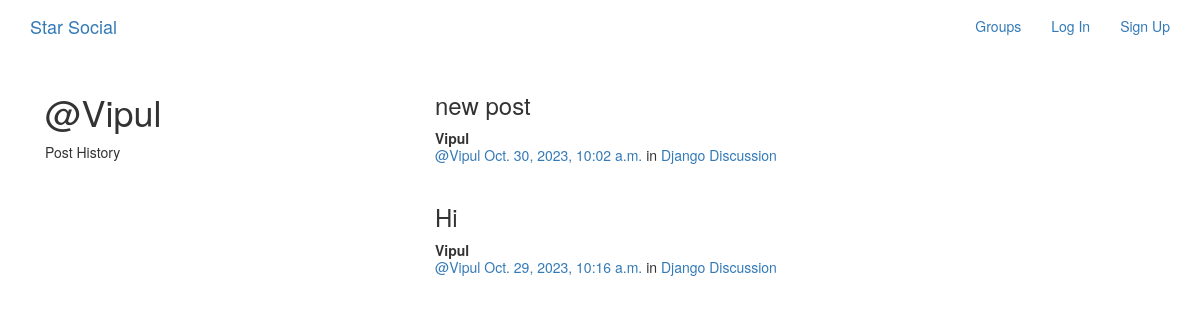
/posts/by/Vipul, run on the app's committed database.
### posts/models.py (models this page shows, shortened)
class Post(models.Model):
    user =models.ForeignKey(User,related_name="posts",on_delete=models.CASCADE)
    created_at = models.DateTimeField(auto_now= True)
    message =models.TextField()
    message_html = models.TextField(editable=False)
    group = models.ForeignKey(Group,related_name="posts",null=True,blank=True,on_delete=models.CASCADE)
    class Meta:
        ordering= ["-created_at"]
        unique_together = ["user","message"]

### groups/models.py (models this page shows, shortened)
class Group(models.Model):
    name = models.CharField(max_length=255,unique=True)
    slug = models.SlugField(allow_unicode=True,unique=True)
    discription = models.TextField(blank=True,default="")
    description_html=models.TextField(editable=False,default="",blank=True)
    members = models.ManyToManyField(User, through="GroupMember")
    class Meta:
        ordering=["name"]

### posts/views.py (the view)
# urls.py: path("by/<str:username>",views.UserPost.as_view(),name="for_user"),
class UserPost(generic.ListView):
    model = models.Post
    template_name = "posts/user_post_list.html"
    def get_queryset(self):
        try:
            self.post_user = User.objects.prefetch_related("posts").get(username__iexact=self.kwargs.get("username"))
        except User.DoesNotExist:
            raise Http404
        else:
            return self.post_user.posts.all()
    def get_context_data(self, **kwargs):
        context = super().get_context_data(**kwargs)
        context["post_user"] = self.post_user
        return context

### posts/templates/posts/user_post_list.html
{% extends "posts/post_base.html" %}
{% block prepost %}
    <div class="col-md-4">
        <h1>@{{ post_user.username }}</h1>
        <p>Post History</p>
    </div>
{% endblock  %}
{% block post_content %}
    <div class="col-md-8">
        {% for post in post_list %}
            {% include "posts/_post.html" %}
        {% endfor %}
    </div>
{% endblock  %}

### posts/templates/posts/post_base.html (shortened to what this page needs)
{% extends "base.html" %}
{% block content %}
    <div class="posts-page">
        <div class="container">
            <div class="row">
                {% block prepost %}{% endblock %}
                {% block post_content %}{% endblock %}
            </div>
        </div>
    </div>
{% endblock %}

### templates/base.html (shortened to what this page needs)
<!DOCTYPE html>
{% load static %}
<html lang="en">
<head>
    <link rel="stylesheet" href="https://cdn.jsdelivr.net/npm/bootstrap@3.3.7/dist/css/bootstrap.min.css"
>
    <link rel="stylesheet" href="https://cdn.jsdelivr.net/npm/bootstrap@3.3.7/dist/css/bootstrap-theme.min.css"
>
    <link rel="stylesheet" href="{% static "simplesocial/css/master.css"%}">
</head>
<body>
    <nav class="navbar mynav" role="navigation" id="navbar">
        <div class="container">
            <a class="navbar-brand" href="{% url "home" %}">Star Social</a>
            <ul class="nav navbar-nav navbar-right">
                {% if user.is_authenticated %}
                <li> <a href="{% url "posts:create" %}">Post</a></li>
                <li><a href="{% url "groups:all" %}">Groups</a></li>
                <li><a href="{% url "groups:create" %}">Create Group</a></li>
                <li><a href="{% url "accounts:logout" %}">Log Out</a></li>
                {% else %}
                <li><a href="{% url "groups:all" %}">Groups</a></li>
                <li><a href="{% url "accounts:login" %}">Log In</a></li>
                <li><a href="{% url "accounts:signup" %}">Sign Up</a></li>
                {% endif %}
            </ul>
        </div>
    </nav>
    <div class="container">
        {% block content %}
        {% endblock %}
    </div>
</body>
</html>

### posts/templates/posts/_post.html (shortened to what this page needs)
<div class="post media">
    <h3>{{ post.message_html|safe }}</h3>
    <div class="media-body">
        <strong>{{ post.user.username }}</strong>
        <h5 class="media-heading" >
            <span class="username">
                <a href="{% url 'posts:for_user' username=post.user.username %}">@{{ post.user.username }}</a>
            </span>
            <time class="time">
            <a href="{% url 'posts:single' username=post.user.username pk=post.pk %}">{{ post.created_at }}</a>
            </time>
            {% if post.group %}
            <span class="group-name">in <a href="#">{{ post.group.name }}</a></span>
            {% endif %}
        </h5>
    </div>
</div>

### data on the page
Post: message_html "new post", user.username "Vipul", created_at "Oct. 30, 2023, 10:02 a.m.", group.name "Django Discussion"
Post: message_html "Hi", user.username "Vipul", created_at "Oct. 29, 2023, 10:16 a.m.", group.name "Django Discussion"

### other printed values
{{ post_user.username }} "Vipul"
